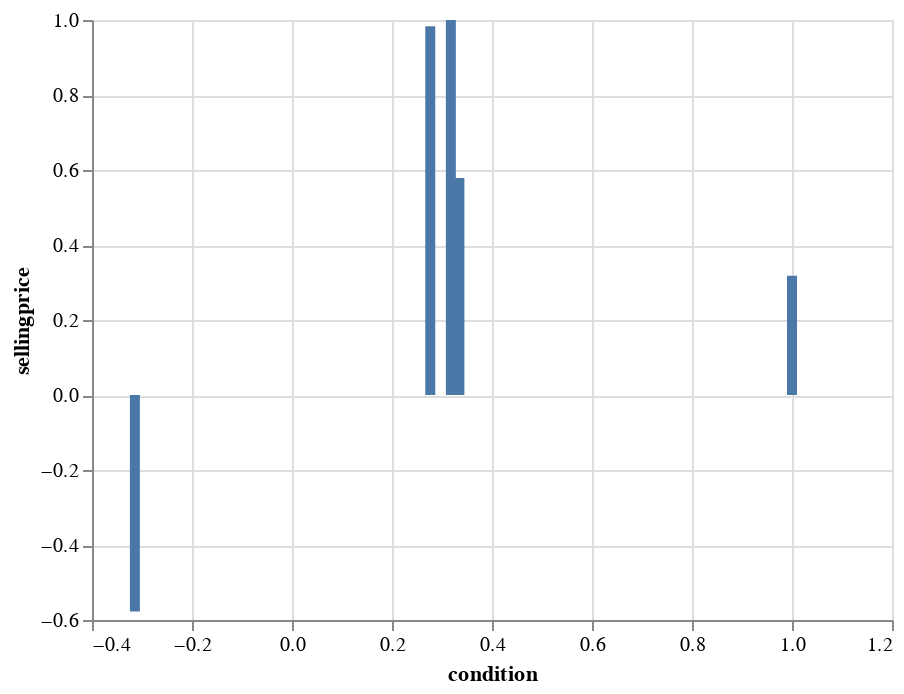

The cell this chart's notebook holds for it:
### Code cell
# prompt: Using dataframe correlation_matrix: barplot

import altair as alt
alt.Chart(correlation_matrix).mark_bar().encode(x='condition', y='sellingprice')

### Figure 1 — Vega-Lite specification as saved in the notebook (floating-point values rounded to 4 significant figures)
{"config": {"view": {"continuousWidth": 400, "continuousHeight": 300}}, "data": {"name": "data-a520013bff038ca36d200302cd087c2c"}, "mark": "bar", "encoding": {"x": {"field": "condition", "type": "quantitative"}, "y": {"field": "sellingprice", "type": "quantitative"}}, "$schema": "https://vega.github.io/schema/vega-lite/v4.17.0.json", "datasets": {"data-a520013bff038ca36d200302cd087c2c": [{"year": 1.0, "condition": 0.3348, "odometer": -0.7731, "mmr": 0.5886, "sellingprice": 0.5789}, {"year": 0.3348, "condition": 1.0, "odometer": -0.3142, "mmr": 0.2765, "sellingprice": 0.3177}, {"year": -0.7731, "condition": -0.3142, "odometer": 1.0, "mmr": -0.5827, "sellingprice": -0.5774}, {"year": 0.5886, "condition": 0.2765, "odometer": -0.5827, "mmr": 1.0, "sellingprice": 0.9835}, {"year": 0.5789, "condition": 0.3177, "odometer": -0.5774, "mmr": 0.9835, "sellingprice": 1.0}]}}
